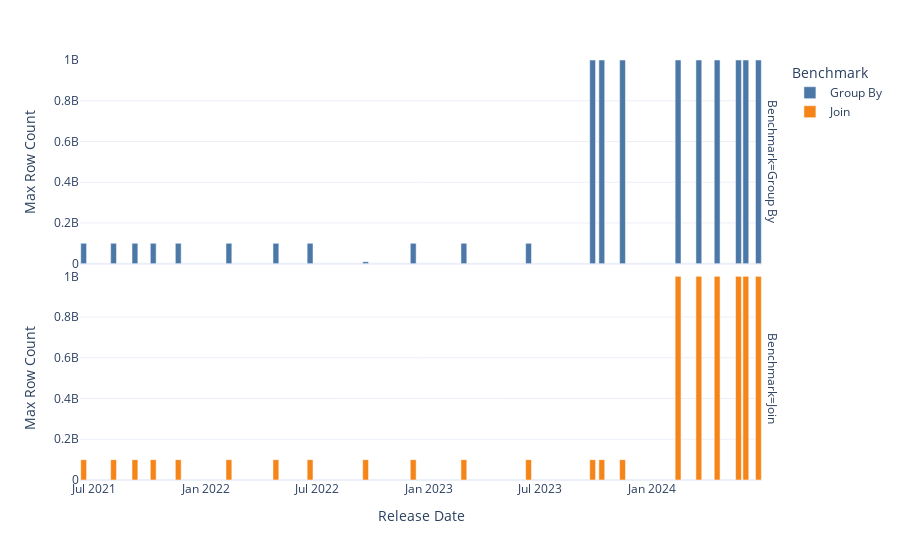

Write notebook code for a chart like this one.
### Code cell
fig = px.bar(plus_dates, 
             x='Release Date', 
             y='Max Row Count',
             color='Benchmark',
            #  barmode='group',
             template='plotly_white',
             color_discrete_sequence=px.colors.qualitative.T10,
             range_y=[0,1000000000],
             facet_row='Benchmark',
             hover_data=['DuckDB Version'],

             )
# fig = fig.update_traces(width=[0.5]*len(versions.keys()), overwrite=True)

print(plotly.io.to_json(fig, pretty=True))

# fig.update_layout()
fig.show()

### Figure 1 — Plotly figure (JSON) as saved in the notebook; plotly's stock layout.template omitted (floating-point values rounded to 4 significant figures)
{"data": [{"alignmentgroup": "True", "customdata": [["0.2.7"], ["0.2.8"], ["0.2.9"], ["0.3.0"], ["0.3.1"], ["0.3.2"], ["0.3.4"], ["0.4.0"], ["0.5.1"], ["0.6.1"], ["0.7.1"], ["0.8.1"], ["0.9.0"], ["0.9.1"], ["0.9.2"], ["0.10.0"], ["0.10.1"], ["0.10.2"], ["0.10.3"], ["1.0.0"], ["1.0.1-dev1125"]], "hovertemplate": "Benchmark=Group By<br>Release Date=%{x}<br>Max Row Count=%{y}<br>DuckDB Version=%{customdata[0]}<extra></extra>", "legendgroup": "Group By", "marker": {"color": "#4C78A8", "pattern": {"shape": ""}}, "name": "Group By", "offsetgroup": "Group By", "orientation": "v", "showlegend": true, "textposition": "auto", "type": "bar", "x": ["2021-06-14T00:00:00", "2021-08-02T00:00:00", "2021-09-06T00:00:00", "2021-10-06T00:00:00", "2021-11-16T00:00:00", "2022-02-07T00:00:00", "2022-04-25T00:00:00", "2022-06-20T00:00:00", "2022-09-19T00:00:00", "2022-12-06T00:00:00", "2023-02-27T00:00:00", "2023-06-13T00:00:00", "2023-09-26T00:00:00", "2023-10-11T00:00:00", "2023-11-14T00:00:00", "2024-02-13T00:00:00", "2024-03-18T00:00:00", "2024-04-17T00:00:00", "2024-05-22T00:00:00", "2024-06-03T00:00:00", "2024-06-23T15:18:28.349099"], "xaxis": "x2", "y": [100000000, 100000000, 100000000, 100000000, 100000000, 100000000, 100000000, 100000000, 10000000, 100000000, 100000000, 100000000, 1000000000, 1000000000, 1000000000, 1000000000, 1000000000, 1000000000, 1000000000, 1000000000, 1000000000], "yaxis": "y2"}, {"alignmentgroup": "True", "customdata": [["0.2.7"], ["0.2.8"], ["0.2.9"], ["0.3.0"], ["0.3.1"], ["0.3.2"], ["0.3.4"], ["0.4.0"], ["0.5.1"], ["0.6.1"], ["0.7.1"], ["0.8.1"], ["0.9.0"], ["0.9.1"], ["0.9.2"], ["0.10.0"], ["0.10.1"], ["0.10.2"], ["0.10.3"], ["1.0.0"], ["1.0.1-dev1125"]], "hovertemplate": "Benchmark=Join<br>Release Date=%{x}<br>Max Row Count=%{y}<br>DuckDB Version=%{customdata[0]}<extra></extra>", "legendgroup": "Join", "marker": {"color": "#F58518", "pattern": {"shape": ""}}, "name": "Join", "offsetgroup": "Join", "orientation": "v", "showlegend": true, "textposition": "auto", "type": "bar", "x": ["2021-06-14T00:00:00", "2021-08-02T00:00:00", "2021-09-06T00:00:00", "2021-10-06T00:00:00", "2021-11-16T00:00:00", "2022-02-07T00:00:00", "2022-04-25T00:00:00", "2022-06-20T00:00:00", "2022-09-19T00:00:00", "2022-12-06T00:00:00", "2023-02-27T00:00:00", "2023-06-13T00:00:00", "2023-09-26T00:00:00", "2023-10-11T00:00:00", "2023-11-14T00:00:00", "2024-02-13T00:00:00", "2024-03-18T00:00:00", "2024-04-17T00:00:00", "2024-05-22T00:00:00", "2024-06-03T00:00:00", "2024-06-23T15:18:28.349099"], "xaxis": "x", "y": [100000000, 100000000, 100000000, 100000000, 100000000, 100000000, 100000000, 100000000, 100000000, 100000000, 100000000, 100000000, 100000000, 100000000, 100000000, 1000000000, 1000000000, 1000000000, 1000000000, 1000000000, 1000000000], "yaxis": "y"}], "layout": {"annotations": [{"font": {}, "showarrow": false, "text": "Benchmark=Join", "textangle": 90, "x": 0.98, "xanchor": "left", "xref": "paper", "y": 0.2425, "yanchor": "middle", "yref": "paper"}, {"font": {}, "showarrow": false, "text": "Benchmark=Group By", "textangle": 90, "x": 0.98, "xanchor": "left", "xref": "paper", "y": 0.7575, "yanchor": "middle", "yref": "paper"}], "barmode": "relative", "legend": {"title": {"text": "Benchmark"}, "tracegroupgap": 0}, "margin": {"t": 60}, "xaxis": {"anchor": "y", "domain": [0, 0.98], "title": {"text": "Release Date"}}, "xaxis2": {"anchor": "y2", "domain": [0, 0.98], "matches": "x", "showticklabels": false}, "yaxis": {"anchor": "x", "domain": [0, 0.485], "range": [0, 1000000000], "title": {"text": "Max Row Count"}}, "yaxis2": {"anchor": "x2", "domain": [0.515, 1], "matches": "y", "range": [0, 1000000000], "title": {"text": "Max Row Count"}}}}
